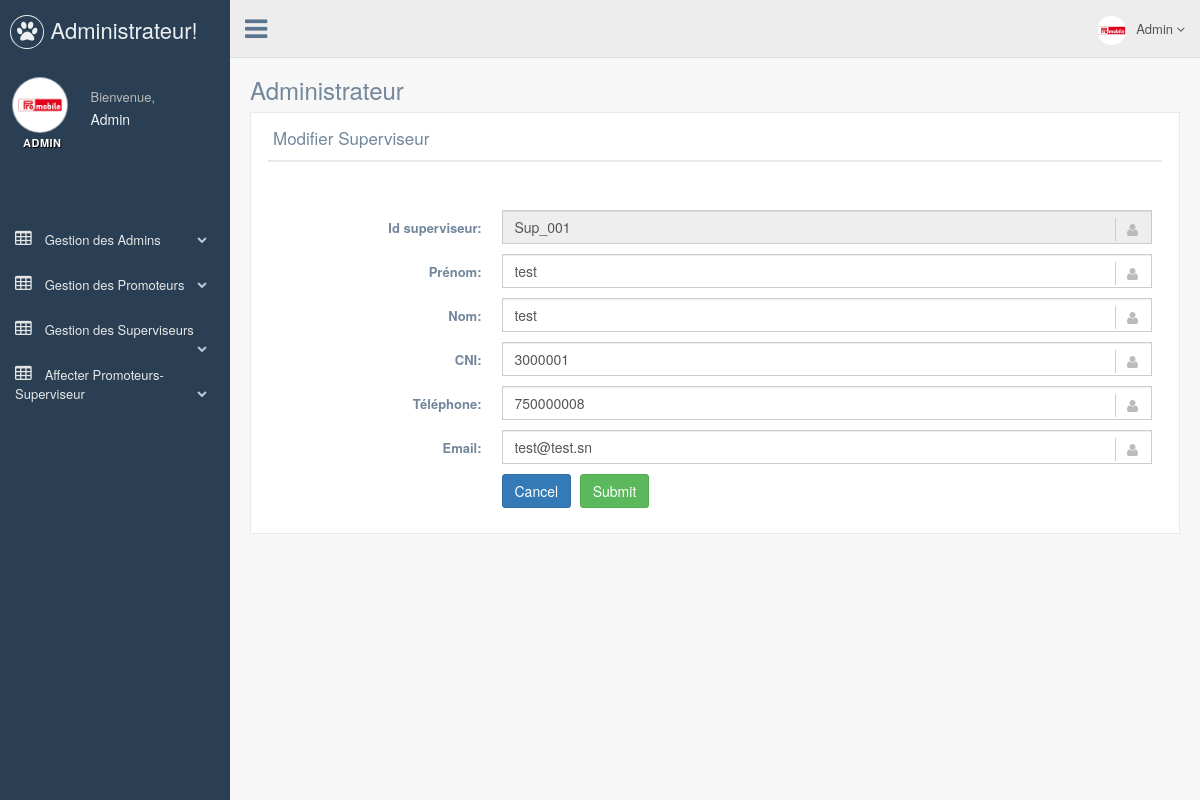
/admin/modifierSuperviseur.php?id_superviseur=Sup_001 (signed in), run on the app's committed database.
### tables this page shows
CREATE TABLE `superviseur` (
  `id` bigint NOT NULL,
  `id_superviseur` varchar(100) NOT NULL,
  `prenom` varchar(100) NOT NULL,
  `nom` varchar(100) NOT NULL,
  `cni` bigint NOT NULL,
  `email` varchar(100) NOT NULL,
  `telephone` int NOT NULL,
  `password` varchar(100) NOT NULL
);

### admin/modifierSuperviseur.php (the view, shortened to what this page needs)
<?php
        $login = $_SESSION['login'];
        if(!isset($login)){
            header('Location: index.php?id=55');
            exit();
        }
        else {
                require_once('header.php');
        }
?>
      <div class="right_col" role="main">
        <div class="">
          <div class="page-title">
            <div class="title_left">
              <h3>
                  Administrateur
                </h3>
            </div>
            <div class="title_right">
              <div class="col-md-5 col-sm-5 col-xs-12 form-group pull-right top_search">
              </div>
            </div>
          </div>
          <div class="clearfix"></div>
          <div class="row">
            <div class="col-md-12 col-sm-12 col-xs-12">
              <div class="x_panel">
                <div class="x_title">
                  <h2>Modifier Superviseur  <small> superviseur</small></h2>
                  <div class="clearfix"></div>
                </div>
                  <br/>
                  <br/>
			 <?php
	                        $id_admin=$_GET['id_superviseur'];
				require_once 'db_connect.php';
        	       	 	$query  = "SELECT * FROM superviseur where id_superviseur='".$id_admin."' ";
	        	        $result = mysqli_query($conn,$query);
                		if(mysqli_num_rows($result)){
					while ($client = mysqli_fetch_object($result)){
                        ?>
			 <form class="form-horizontal form-label-left"  method="post" action="listersuperviseur_admin.php?id=212">
                  	  <div class="form-group">
                  	    <label class="control-label col-md-3 col-sm-3 col-xs-3">Id superviseur:</label>
                  	    <div class="col-md-9 col-sm-9 col-xs-9">
			    <input type="text" readonly class="form-control" data-inputmask="'mask': '99/99/9999'" name="id_superviseur" value="<?php echo $id_admin;?>" >
                  	    </div>
			  </div>
                          <div class="form-group">
                            <label class="control-label col-md-3 col-sm-3 col-xs-3">Prénom:</label>
                            <div class="col-md-9 col-sm-9 col-xs-9">
                            <input type="text" class="form-control" data-inputmask="'mask': '99/99/9999'" name="prenom" value="<?php echo $client->prenom;?>" >
                            </div>
                          </div>
                          <div class="form-group">
                            <label class="control-label col-md-3 col-sm-3 col-xs-3">Nom:</label>
                            <div class="col-md-9 col-sm-9 col-xs-9">
                            <input type="text" class="form-control" data-inputmask="'mask': '99/99/9999'" name="nom" value="<?php echo $client->nom;?>" >
                            </div>
                          </div>
                          <div class="form-group">
                            <label class="control-label col-md-3 col-sm-3 col-xs-3">CNI:</label>
                            <div class="col-md-9 col-sm-9 col-xs-9">
                            <input type="text" class="form-control" data-inputmask="'mask': '99/99/9999'" name="cni" value="<?php echo $client->cni;?>" >
                            </div>
                          </div>
                          <div class="form-group">
                            <label class="control-label col-md-3 col-sm-3 col-xs-3">Téléphone:</label>
                            <div class="col-md-9 col-sm-9 col-xs-9">
                            <input type="text" class="form-control" data-inputmask="'mask': '99/99/9999'" name="telephone" value="<?php echo $client->telephone;?>" >
                            </div>
                          </div>
                          <div class="form-group">
                            <label class="control-label col-md-3 col-sm-3 col-xs-3">Email:</label>
                            <div class="col-md-9 col-sm-9 col-xs-9">
                            <input type="email" class="form-control" data-inputmask="'mask': '99/99/9999'" name="email" value="<?php echo $client->email;?>" >
                            </div>
                          </div>
			<?php
			    }
		 	 }
			?>
                    	  <div class="form-group">
                    	    <div class="col-md-9 col-md-offset-3">
                    	    	<button type="submit" class="btn btn-primary">Cancel</button>
                    	    	<button type="submit" class="btn btn-success">Submit</button>
                    	    </div>
                    	  </div>
                 	</form>
          </div>
        <div id="custom_notifications" class="custom-notifications dsp_none">
          <div class="clearfix"></div>
        </div>

### data on the page
superviseur: prenom "test", nom "test", cni "3000001", telephone "750000008", email "test@test.sn"
